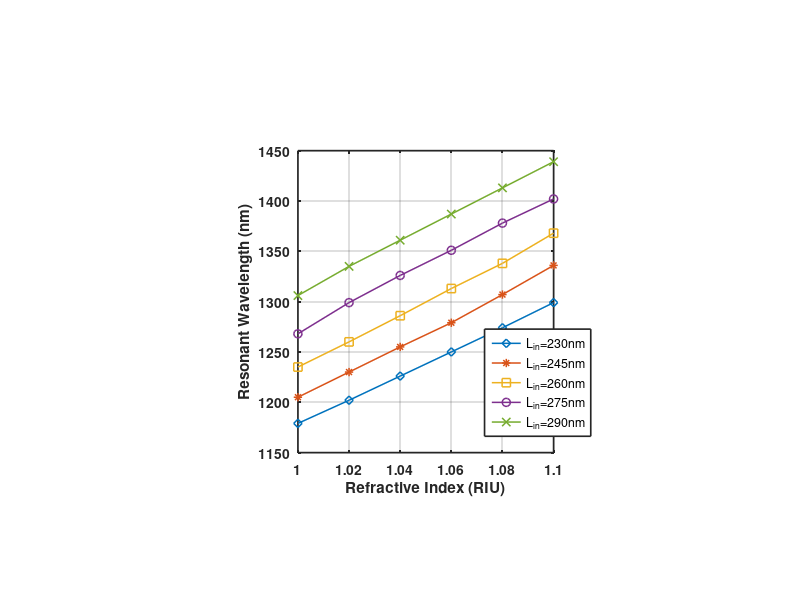

Write the MATLAB code that produced this figure.
clear; clc;

% Load extracted L_in sweep data (X1: Refractive Index [RIU], YMatrix1: Resonant Wavelength [nm])
load('L_sweep_data.mat', 'X1', 'YMatrix1');

% Create figure
figure('WindowState', 'maximized');

% Create axes
axes1 = axes('Position', ...
    [0.372395833333333 0.245683760683761 0.319583333333333 0.503247863247864]);
hold(axes1, 'on');

% Create multiple line objects using matrix input to plot
plot1 = plot(X1, YMatrix1, 'LineWidth', 1.1);
set(plot1(1), 'DisplayName', 'L_{in}=230nm', 'Marker', 'diamond');
set(plot1(2), 'DisplayName', 'L_{in}=245nm', 'Marker', '*');
set(plot1(3), 'DisplayName', 'L_{in}=260nm', 'Marker', 'square');
set(plot1(4), 'DisplayName', 'L_{in}=275nm', 'Marker', 'o');
set(plot1(5), 'DisplayName', 'L_{in}=290nm', 'Marker', 'x');

% Create labels and formatting
ylabel('Resonant Wavelength (nm)', 'FontWeight', 'bold');
xlabel('Refractive Index (RIU)', 'FontWeight', 'bold');
box(axes1, 'on');
grid(axes1, 'on');
hold(axes1, 'off');
set(axes1, 'FontWeight', 'bold', 'LineWidth', 1.2);

% Create legend
legend1 = legend(axes1, 'show');
set(legend1, ...
    'Position', [0.605685776310662 0.272889127078779 0.0738281259685754 0.148488124297453], ...
    'LineWidth', 1.2);
